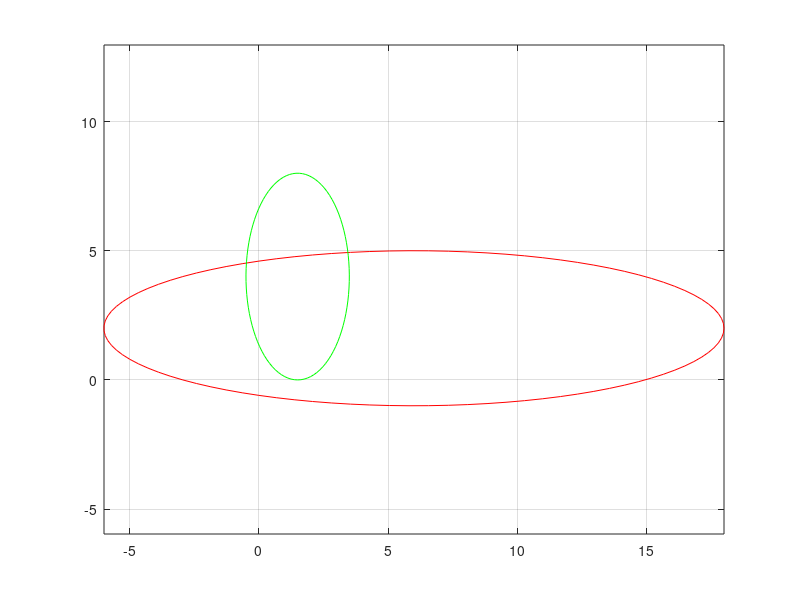

Source code (MATLAB): (Note: this script raises an error after producing the figure.)

% http://www.maa.org/external_archive/joma/Volume8/Kalman/General.html
% http://math.stackexchange.com/questions/159095/how-to-derive-ellipse-matrix-for-general-ellipse-in-homogenous-coordinates

e0 = [6.0,2.0; 
      1.5,4.0];  % (x,y) coordinate shift
%alfa = [pi/8; 
%	3*pi/4];
alfa = [pi/2;0];
ax = [3.0,0.75; 
      2.0,1.0];  % (a,b) major & minor axes

% plotting related (elliptical coordinates)
% --------------------------------------------------

% eccentricity
ec = [sqrt(1 - ax(1,1)^2/ax(1,2)^2);
      sqrt(1 - ax(2,1)^2/ax(2,2)^2)];

% semi-focal radius (f)
f = [ec(1)*ax(1,1);
     ec(2)*ax(2,1)];

% elliptical radii
eta = [acosh(1/ec(1));
       acosh(1/ec(2))]; 

% equispaced angular variable (
phi = linspace(-pi,pi,100);

z1 = complex(e0(1,1),e0(1,2)) + f(1)*cosh(complex(eta(1),phi))*exp((alfa(1))*1i);
z2 = complex(e0(2,1),e0(2,2)) + f(2)*cosh(complex(eta(2),phi))*exp((alfa(2))*1i);

figure(1);
plot(real(z1),imag(z1),'r-');
hold on;
plot(real(z2),imag(z2),'g-');
grid on;
axis equal;

% --------------------------------------------------

% http://www.mathworks.com/matlabcentral/fileexchange/28318-conics-intersection
% http://math.stackexchange.com/questions/159095/how-to-derive-ellipse-matrix-for-general-ellipse-in-homogenous-coordinates

% The homogeneous representation of a conic is a matrix
% m = [A C D; C B E; D E F] that represents the equation 
%  A x^2 + B y^2 + 2C xy + 2D x + 2Ey + F = 0

% setup canonical matrix representation of ellipse 1
a = ax(1,1); 
b = ax(1,2);
sa = sin(alfa(1));  
ca = cos(alfa(1));

A = ca^2*b^2 + sa^2*a^2;
B = sa^2*b^2 + ca^2*a^2;
C = ca*sa*(b^2 - a^2);

x0 = e0(1); y0 = e0(2);

D = -(b^2*x0*ca + a^2*y0*sa);
E = a^2*y0*ca - b^2*x0*sa;
F = b^2*x0^2 - a^2*b^2 + a^2*y0^2;

Q1 = [A, C, D;
      C, B, E;
      D, E, F]

figure(2)
plotConic(Q1,'r');
axis equal;
grid on;


% setup canonical matrix representation of ellipse 2
a = ax(2,1); 
b = ax(2,2);
sa = sin(alfa(2));  
ca = cos(alfa(2));

A = ca^2*b^2 + sa^2*a^2;
B = sa^2*b^2 + ca^2*a^2;
C = ca*sa*(b^2 - a^2);

x0 = e0(1); y0 = e0(2);

D = -(b^2*x0*ca + a^2*y0*sa);
E = a^2*y0*ca - b^2*x0*sa;
F = b^2*x0^2 - a^2*b^2 + a^2*y0^2;

Q2 = [A, C, D;
      C, B, E;
      D, E, F]

figure(3)
plotConic(Q2,'g');
axis equal;
grid on;

P = intersectConics(Q1,Q2)
%figure(1)
%plot(P(1,:) ./ P(3,:) , P(2,:) ./ P(3,:), 'r*');
%hold off;
%
%figure(2)
%plot(P(1,:) ./ P(3,:) , P(2,:) ./ P(3,:), 'ks');
%hold off;

